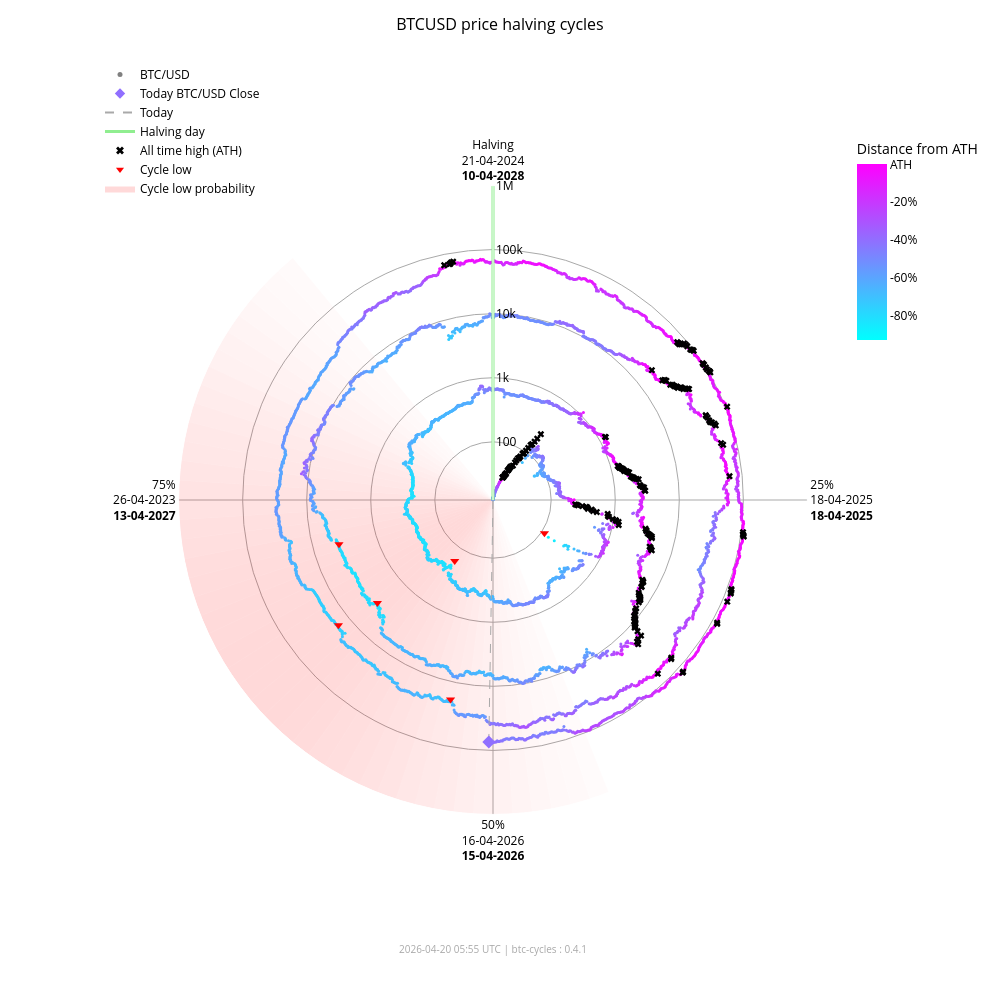

Notebook cell for this chart:
### Markdown cell above
### Interactive chart (plotly)

### Code cell
fig_interactive = btc.plot(
    kind="interactive",
    from_date="2012-11-28",
)
# plotly config for interactivity
config = {"scrollZoom": True, "displayModeBar": True}
# display in notebook
fig_interactive.show(config=config)

### Figure 1 — Plotly figure (JSON) as saved in the notebook; plotly's stock layout.template omitted (floating-point values rounded to 4 significant figures; data arrays with more than 128 entries replaced by an {"elided": "..."} marker saying what was removed)
{"data": [{"fill": "toself", "fillcolor": "rgba(255,0,0,0.017168280509461755)", "hoverinfo": "skip", "line": {"width": 0}, "mode": "lines", "r": [12.35, 1000000, 1000000, 12.35, 12.35], "showlegend": false, "theta": [158.4, 158.4, 162.0, 162.0, 158.4], "type": "scatterpolar"}, {"fill": "toself", "fillcolor": "rgba(255,0,0,0.022114794501891175)", "hoverinfo": "skip", "line": {"width": 0}, "mode": "lines", "r": [12.35, 1000000, 1000000, 12.35, 12.35], "showlegend": false, "theta": [162.0, 162.0, 165.6, 165.6, 162.0], "type": "scatterpolar"}, {"fill": "toself", "fillcolor": "rgba(255,0,0,0.02790404259511669)", "hoverinfo": "skip", "line": {"width": 0}, "mode": "lines", "r": [12.35, 1000000, 1000000, 12.35, 12.35], "showlegend": false, "theta": [165.6, 165.6, 169.2, 169.2, 165.6], "type": "scatterpolar"}, {"fill": "toself", "fillcolor": "rgba(255,0,0,0.034518294852420334)", "hoverinfo": "skip", "line": {"width": 0}, "mode": "lines", "r": [12.35, 1000000, 1000000, 12.35, 12.35], "showlegend": false, "theta": [169.2, 169.2, 172.8, 172.8, 169.2], "type": "scatterpolar"}, {"fill": "toself", "fillcolor": "rgba(255,0,0,0.041901979682821514)", "hoverinfo": "skip", "line": {"width": 0}, "mode": "lines", "r": [12.35, 1000000, 1000000, 12.35, 12.35], "showlegend": false, "theta": [172.8, 172.8, 176.4, 176.4, 172.8], "type": "scatterpolar"}, {"fill": "toself", "fillcolor": "rgba(255,0,0,0.04996405861294358)", "hoverinfo": "skip", "line": {"width": 0}, "mode": "lines", "r": [12.35, 1000000, 1000000, 12.35, 12.35], "showlegend": false, "theta": [176.4, 176.4, 180.0, 180.0, 176.4], "type": "scatterpolar"}, {"fill": "toself", "fillcolor": "rgba(255,0,0,0.05858349692240514)", "hoverinfo": "skip", "line": {"width": 0}, "mode": "lines", "r": [12.35, 1000000, 1000000, 12.35, 12.35], "showlegend": false, "theta": [180.0, 180.0, 183.6, 183.6, 180.0], "type": "scatterpolar"}, {"fill": "toself", "fillcolor": "rgba(255,0,0,0.06761662035375064)", "hoverinfo": "skip", "line": {"width": 0}, "mode": "lines", "r": [12.35, 1000000, 1000000, 12.35, 12.35], "showlegend": false, "theta": [183.6, 183.6, 187.2, 187.2, 183.6], "type": "scatterpolar"}, {"fill": "toself", "fillcolor": "rgba(255,0,0,0.07690481219944661)", "hoverinfo": "skip", "line": {"width": 0}, "mode": "lines", "r": [12.35, 1000000, 1000000, 12.35, 12.35], "showlegend": false, "theta": [187.2, 187.2, 190.8, 190.8, 187.2], "type": "scatterpolar"}, {"fill": "toself", "fillcolor": "rgba(255,0,0,0.08628112000611096)", "hoverinfo": "skip", "line": {"width": 0}, "mode": "lines", "r": [12.35, 1000000, 1000000, 12.35, 12.35], "showlegend": false, "theta": [190.8, 190.8, 194.4, 194.4, 190.8], "type": "scatterpolar"}, {"fill": "toself", "fillcolor": "rgba(255,0,0,0.09557490841018089)", "hoverinfo": "skip", "line": {"width": 0}, "mode": "lines", "r": [12.35, 1000000, 1000000, 12.35, 12.35], "showlegend": false, "theta": [194.4, 194.4, 198.0, 198.0, 194.4], "type": "scatterpolar"}, {"fill": "toself", "fillcolor": "rgba(255,0,0,0.10461455782963762)", "hoverinfo": "skip", "line": {"width": 0}, "mode": "lines", "r": [12.35, 1000000, 1000000, 12.35, 12.35], "showlegend": false, "theta": [198.0, 198.0, 201.6, 201.6, 198.0], "type": "scatterpolar"}, {"fill": "toself", "fillcolor": "rgba(255,0,0,0.11322908719652829)", "hoverinfo": "skip", "line": {"width": 0}, "mode": "lines", "r": [12.35, 1000000, 1000000, 12.35, 12.35], "showlegend": false, "theta": [201.6, 201.6, 205.2, 205.2, 201.6], "type": "scatterpolar"}, {"fill": "toself", "fillcolor": "rgba(255,0,0,0.12125015337052986)", "hoverinfo": "skip", "line": {"width": 0}, "mode": "lines", "r": [12.35, 1000000, 1000000, 12.35, 12.35], "showlegend": false, "theta": [205.2, 205.2, 208.8, 208.8, 205.2], "type": "scatterpolar"}, {"fill": "toself", "fillcolor": "rgba(255,0,0,0.12851590515331976)", "hoverinfo": "skip", "line": {"width": 0}, "mode": "lines", "r": [12.35, 1000000, 1000000, 12.35, 12.35], "showlegend": false, "theta": [208.8, 208.8, 212.4, 212.4, 208.8], "type": "scatterpolar"}, {"fill": "toself", "fillcolor": "rgba(255,0,0,0.13487757461161184)", "hoverinfo": "skip", "line": {"width": 0}, "mode": "lines", "r": [12.35, 1000000, 1000000, 12.35, 12.35], "showlegend": false, "theta": [212.4, 212.4, 216.0, 216.0, 212.4], "type": "scatterpolar"}, {"fill": "toself", "fillcolor": "rgba(255,0,0,0.14020862181849592)", "hoverinfo": "skip", "line": {"width": 0}, "mode": "lines", "r": [12.35, 1000000, 1000000, 12.35, 12.35], "showlegend": false, "theta": [216.0, 216.0, 219.6, 219.6, 216.0], "type": "scatterpolar"}, {"fill": "toself", "fillcolor": "rgba(255,0,0,0.14441504950654527)", "hoverinfo": "skip", "line": {"width": 0}, "mode": "lines", "r": [12.35, 1000000, 1000000, 12.35, 12.35], "showlegend": false, "theta": [219.6, 219.6, 223.2, 223.2, 219.6], "type": "scatterpolar"}, {"fill": "toself", "fillcolor": "rgba(255,0,0,0.14744459351271713)", "hoverinfo": "skip", "line": {"width": 0}, "mode": "lines", "r": [12.35, 1000000, 1000000, 12.35, 12.35], "showlegend": false, "theta": [223.2, 223.2, 226.8, 226.8, 223.2], "type": "scatterpolar"}, {"fill": "toself", "fillcolor": "rgba(255,0,0,0.14929223192296423)", "hoverinfo": "skip", "line": {"width": 0}, "mode": "lines", "r": [12.35, 1000000, 1000000, 12.35, 12.35], "showlegend": false, "theta": [226.8, 226.8, 230.4, 230.4, 226.8], "type": "scatterpolar"}, {"fill": "toself", "fillcolor": "rgba(255,0,0,0.15)", "hoverinfo": "skip", "line": {"width": 0}, "mode": "lines", "r": [12.35, 1000000, 1000000, 12.35, 12.35], "showlegend": false, "theta": [230.4, 230.4, 234.0, 234.0, 230.4], "type": "scatterpolar"}, {"fill": "toself", "fillcolor": "rgba(255,0,0,0.14965033825231114)", "hoverinfo": "skip", "line": {"width": 0}, "mode": "lines", "r": [12.35, 1000000, 1000000, 12.35, 12.35], "showlegend": false, "theta": [234.0, 234.0, 237.6, 237.6, 234.0], "type": "scatterpolar"}, {"fill": "toself", "fillcolor": "rgba(255,0,0,0.14835378057909807)", "hoverinfo": "skip", "line": {"width": 0}, "mode": "lines", "r": [12.35, 1000000, 1000000, 12.35, 12.35], "showlegend": false, "theta": [237.6, 237.6, 241.2, 241.2, 237.6], "type": "scatterpolar"}, {"fill": "toself", "fillcolor": "rgba(255,0,0,0.14623322283554635)", "hoverinfo": "skip", "line": {"width": 0}, "mode": "lines", "r": [12.35, 1000000, 1000000, 12.35, 12.35], "showlegend": false, "theta": [241.2, 241.2, 244.8, 244.8, 241.2], "type": "scatterpolar"}, {"fill": "toself", "fillcolor": "rgba(255,0,0,0.1434078538226231)", "hoverinfo": "skip", "line": {"width": 0}, "mode": "lines", "r": [12.35, 1000000, 1000000, 12.35, 12.35], "showlegend": false, "theta": [244.8, 244.8, 248.4, 248.4, 244.8], "type": "scatterpolar"}, {"fill": "toself", "fillcolor": "rgba(255,0,0,0.13997983179373427)", "hoverinfo": "skip", "line": {"width": 0}, "mode": "lines", "r": [12.35, 1000000, 1000000, 12.35, 12.35], "showlegend": false, "theta": [248.4, 248.4, 252.0, 252.0, 248.4], "type": "scatterpolar"}, {"fill": "toself", "fillcolor": "rgba(255,0,0,0.13602598258454268)", "hoverinfo": "skip", "line": {"width": 0}, "mode": "lines", "r": [12.35, 1000000, 1000000, 12.35, 12.35], "showlegend": false, "theta": [252.0, 252.0, 255.6, 255.6, 252.0], "type": "scatterpolar"}, {"fill": "toself", "fillcolor": "rgba(255,0,0,0.13159547355344953)", "hoverinfo": "skip", "line": {"width": 0}, "mode": "lines", "r": [12.35, 1000000, 1000000, 12.35, 12.35], "showlegend": false, "theta": [255.6, 255.6, 259.2, 259.2, 255.6], "type": "scatterpolar"}, {"fill": "toself", "fillcolor": "rgba(255,0,0,0.12671301775492697)", "hoverinfo": "skip", "line": {"width": 0}, "mode": "lines", "r": [12.35, 1000000, 1000000, 12.35, 12.35], "showlegend": false, "theta": [259.2, 259.2, 262.8, 262.8, 259.2], "type": "scatterpolar"}, {"fill": "toself", "fillcolor": "rgba(255,0,0,0.12138610149219965)", "hoverinfo": "skip", "line": {"width": 0}, "mode": "lines", "r": [12.35, 1000000, 1000000, 12.35, 12.35], "showlegend": false, "theta": [262.8, 262.8, 266.4, 266.4, 262.8], "type": "scatterpolar"}, {"fill": "toself", "fillcolor": "rgba(255,0,0,0.1156142551644921)", "hoverinfo": "skip", "line": {"width": 0}, "mode": "lines", "r": [12.35, 1000000, 1000000, 12.35, 12.35], "showlegend": false, "theta": [266.4, 266.4, 270.0, 270.0, 266.4], "type": "scatterpolar"}, {"fill": "toself", "fillcolor": "rgba(255,0,0,0.10939851441251548)", "hoverinfo": "skip", "line": {"width": 0}, "mode": "lines", "r": [12.35, 1000000, 1000000, 12.35, 12.35], "showlegend": false, "theta": [270.0, 270.0, 273.6, 273.6, 270.0], "type": "scatterpolar"}, {"fill": "toself", "fillcolor": "rgba(255,0,0,0.10274974912946185)", "hoverinfo": "skip", "line": {"width": 0}, "mode": "lines", "r": [12.35, 1000000, 1000000, 12.35, 12.35], "showlegend": false, "theta": [273.6, 273.6, 277.2, 277.2, 273.6], "type": "scatterpolar"}, {"fill": "toself", "fillcolor": "rgba(255,0,0,0.09569517349791425)", "hoverinfo": "skip", "line": {"width": 0}, "mode": "lines", "r": [12.35, 1000000, 1000000, 12.35, 12.35], "showlegend": false, "theta": [277.2, 277.2, 280.8, 280.8, 277.2], "type": "scatterpolar"}, {"fill": "toself", "fillcolor": "rgba(255,0,0,0.08828282625646727)", "hoverinfo": "skip", "line": {"width": 0}, "mode": "lines", "r": [12.35, 1000000, 1000000, 12.35, 12.35], "showlegend": false, "theta": [280.8, 280.8, 284.4, 284.4, 280.8], "type": "scatterpolar"}, {"fill": "toself", "fillcolor": "rgba(255,0,0,0.08058400018765345)", "hoverinfo": "skip", "line": {"width": 0}, "mode": "lines", "r": [12.35, 1000000, 1000000, 12.35, 12.35], "showlegend": false, "theta": [284.4, 284.4, 288.0, 288.0, 284.4], "type": "scatterpolar"}, {"fill": "toself", "fillcolor": "rgba(255,0,0,0.07269354608292704)", "hoverinfo": "skip", "line": {"width": 0}, "mode": "lines", "r": [12.35, 1000000, 1000000, 12.35, 12.35], "showlegend": false, "theta": [288.0, 288.0, 291.6, 291.6, 288.0], "type": "scatterpolar"}, {"fill": "toself", "fillcolor": "rgba(255,0,0,0.06472784449068783)", "hoverinfo": "skip", "line": {"width": 0}, "mode": "lines", "r": [12.35, 1000000, 1000000, 12.35, 12.35], "showlegend": false, "theta": [291.6, 291.6, 295.2, 295.2, 291.6], "type": "scatterpolar"}, {"fill": "toself", "fillcolor": "rgba(255,0,0,0.05682021976743955)", "hoverinfo": "skip", "line": {"width": 0}, "mode": "lines", "r": [12.35, 1000000, 1000000, 12.35, 12.35], "showlegend": false, "theta": [295.2, 295.2, 298.8, 298.8, 295.2], "type": "scatterpolar"}, {"fill": "toself", "fillcolor": "rgba(255,0,0,0.04911378436707333)", "hoverinfo": "skip", "line": {"width": 0}, "mode": "lines", "r": [12.35, 1000000, 1000000, 12.35, 12.35], "showlegend": false, "theta": [298.8, 298.8, 302.4, 302.4, 298.8], "type": "scatterpolar"}, {"fill": "toself", "fillcolor": "rgba(255,0,0,0.04175213714896469)", "hoverinfo": "skip", "line": {"width": 0}, "mode": "lines", "r": [12.35, 1000000, 1000000, 12.35, 12.35], "showlegend": false, "theta": [302.4, 302.4, 306.0, 306.0, 302.4], "type": "scatterpolar"}, {"fill": "toself", "fillcolor": "rgba(255,0,0,0.034868865657538876)", "hoverinfo": "skip", "line": {"width": 0}, "mode": "lines", "r": [12.35, 1000000, 1000000, 12.35, 12.35], "showlegend": false, "theta": [306.0, 306.0, 309.6, 309.6, 306.0], "type": "scatterpolar"}, {"fill": "toself", "fillcolor": "rgba(255,0,0,0.02857722515334582)", "hoverinfo": "skip", "line": {"width": 0}, "mode": "lines", "r": [12.35, 1000000, 1000000, 12.35, 12.35], "showlegend": false, "theta": [309.6, 309.6, 313.2, 313.2, 309.6], "type": "scatterpolar"}, {"fill": "toself", "fillcolor": "rgba(255,0,0,0.022961515313555197)", "hoverinfo": "skip", "line": {"width": 0}, "mode": "lines", "r": [12.35, 1000000, 1000000, 12.35, 12.35], "showlegend": false, "theta": [313.2, 313.2, 316.8, 316.8, 313.2], "type": "scatterpolar"}, {"fill": "toself", "fillcolor": "rgba(255,0,0,0.01807146942917362)", "hoverinfo": "skip", "line": {"width": 0}, "mode": "lines", "r": [12.35, 1000000, 1000000, 12.35, 12.35], "showlegend": false, "theta": [316.8, 316.8, 320.4, 320.4, 316.8], "type": "scatterpolar"}, {"hoverinfo": "text", "marker": {"color": {"elided": "4892 str values"}, "size": 3}, "mode": "markers", "r": {"elided": "4892 float values"}, "showlegend": false, "text": {"elided": "4892 str values"}, "theta": {"elided": "4892 float values"}, "type": "scatterpolar"}, {"hoverinfo": "skip", "line": {"color": "lightgreen", "width": 3}, "mode": "lines", "r": [12.35, 1000000], "showlegend": false, "theta": [0, 0], "type": "scatterpolar"}, {"hoverinfo": "skip", "line": {"color": "darkgrey", "dash": "dash", "width": 1}, "mode": "lines", "r": [12.35, 74330.0], "showlegend": false, "theta": [181.0, 181.0], "type": "scatterpolar"}, {"hoverinfo": "text", "marker": {"color": "#906fff", "size": 10, "symbol": "diamond"}, "mode": "markers", "r": [74330.0], "showlegend": false, "text": ["Today<br>Date: 2026-04-20<br>Price: $74,332.06"], "theta": [181.0], "type": "scatterpolar"}, {"hoverinfo": "text", "marker": {"color": "black", "size": 6, "symbol": "x"}, "mode": "markers", "r": {"elided": "195 float values"}, "showlegend": false, "text": {"elided": "195 str values"}, "theta": {"elided": "195 float values"}, "type": "scatterpolar"}, {"hoverinfo": "text", "marker": {"color": "red", "size": 8, "symbol": "triangle-down"}, "mode": "markers", "r": [111.6, 164.9, 3233.0, 3925.0, 18950.0, 15760.0], "showlegend": false, "text": ["Cycle Low<br>Date: 2014-02-21<br>Price: $111.56<br>ATH distance: -91.0%", "Cycle Low<br>Date: 2015-01-14<br>Price: $164.92<br>ATH distance: -86.7%", "Cycle Low<br>Date: 2018-12-15<br>Price: $3,232.51<br>ATH distance: -83.3%", "Cycle Low<br>Date: 2019-03-25<br>Price: $3,924.55<br>ATH distance: -79.7%", "Cycle Low<br>Date: 2022-06-18<br>Price: $18,954.25<br>ATH distance: -71.9%", "Cycle Low<br>Date: 2022-11-21<br>Price: $15,760.19<br>ATH distance: -76.7%"], "theta": [122.8, 212.1, 228.3, 254.0, 192.0, 231.0], "type": "scatterpolar"}, {"marker": {"color": "grey", "size": 5}, "mode": "markers", "name": "BTC/USD", "r": [null], "theta": [null], "type": "scatterpolar"}, {"marker": {"color": "#906fff", "size": 8, "symbol": "diamond"}, "mode": "markers", "name": "Today BTC/USD Close", "r": [null], "theta": [null], "type": "scatterpolar"}, {"line": {"color": "darkgrey", "dash": "dash"}, "mode": "lines", "name": "Today", "r": [null], "theta": [null], "type": "scatterpolar"}, {"line": {"color": "lightgreen", "width": 3}, "mode": "lines", "name": "Halving day", "r": [null], "theta": [null], "type": "scatterpolar"}, {"marker": {"color": "black", "size": 7, "symbol": "x"}, "mode": "markers", "name": "All time high (ATH)", "r": [null], "theta": [null], "type": "scatterpolar"}, {"marker": {"color": "red", "size": 7, "symbol": "triangle-down"}, "mode": "markers", "name": "Cycle low", "r": [null], "theta": [null], "type": "scatterpolar"}, {"fill": "toself", "fillcolor": "rgba(255,0,0,0.15)", "line": {"width": 0}, "mode": "lines", "name": "Cycle low probability", "r": [null], "theta": [null], "type": "scatterpolar"}, {"hoverinfo": "skip", "marker": {"cmax": 0, "cmin": -0.9307, "color": [0], "colorbar": {"len": 0.25, "ticktext": ["ATH", "-20%", "-40%", "-60%", "-80%", "-100%"], "tickvals": [0, -0.2, -0.4, -0.6, -0.8, -1.0], "title": {"text": "Distance from ATH"}, "x": 0.95, "y": 0.92, "yanchor": "top"}, "colorscale": {"elided": "256x2 mixed values"}, "showscale": true, "size": 0}, "mode": "markers", "r": [null], "showlegend": false, "theta": [null], "type": "scatterpolar"}], "layout": {"annotations": [{"font": {"color": "darkgrey", "size": 10}, "showarrow": false, "text": "2026-04-20 05:55 UTC | btc-cycles : 0.4.1", "x": 0.5, "xref": "paper", "y": -0.02, "yref": "paper"}], "font": {"color": "black"}, "height": 1000, "legend": {"bgcolor": "rgba(0,0,0,0)", "font": {"color": "black"}, "x": 0.0, "y": 1.0}, "margin": {"b": 60, "l": 100, "r": 80, "t": 60}, "paper_bgcolor": "white", "plot_bgcolor": "white", "polar": {"angularaxis": {"color": "black", "direction": "clockwise", "gridcolor": "darkgrey", "rotation": 90, "ticktext": ["Halving<br>21-04-2024<br><b>10-04-2028</b>", "25%<br>18-04-2025<br><b>18-04-2025</b>", "50%<br>16-04-2026<br><b>15-04-2026</b>", "75%<br>26-04-2023<br><b>13-04-2027</b>"], "tickvals": [0, 90, 180, 270]}, "bgcolor": "white", "domain": {"x": [0.1, 0.9], "y": [0.05, 0.95]}, "radialaxis": {"angle": 90, "color": "black", "gridcolor": "darkgrey", "range": [1.092, 6.0], "tickangle": 90, "ticktext": ["100", "1k", "10k", "100k", "1M"], "tickvals": [100, 1000, 10000, 100000, 1000000], "type": "log"}}, "title": {"font": {"color": "black", "size": 16}, "text": "BTCUSD price halving cycles", "x": 0.5}, "width": 1000}}
